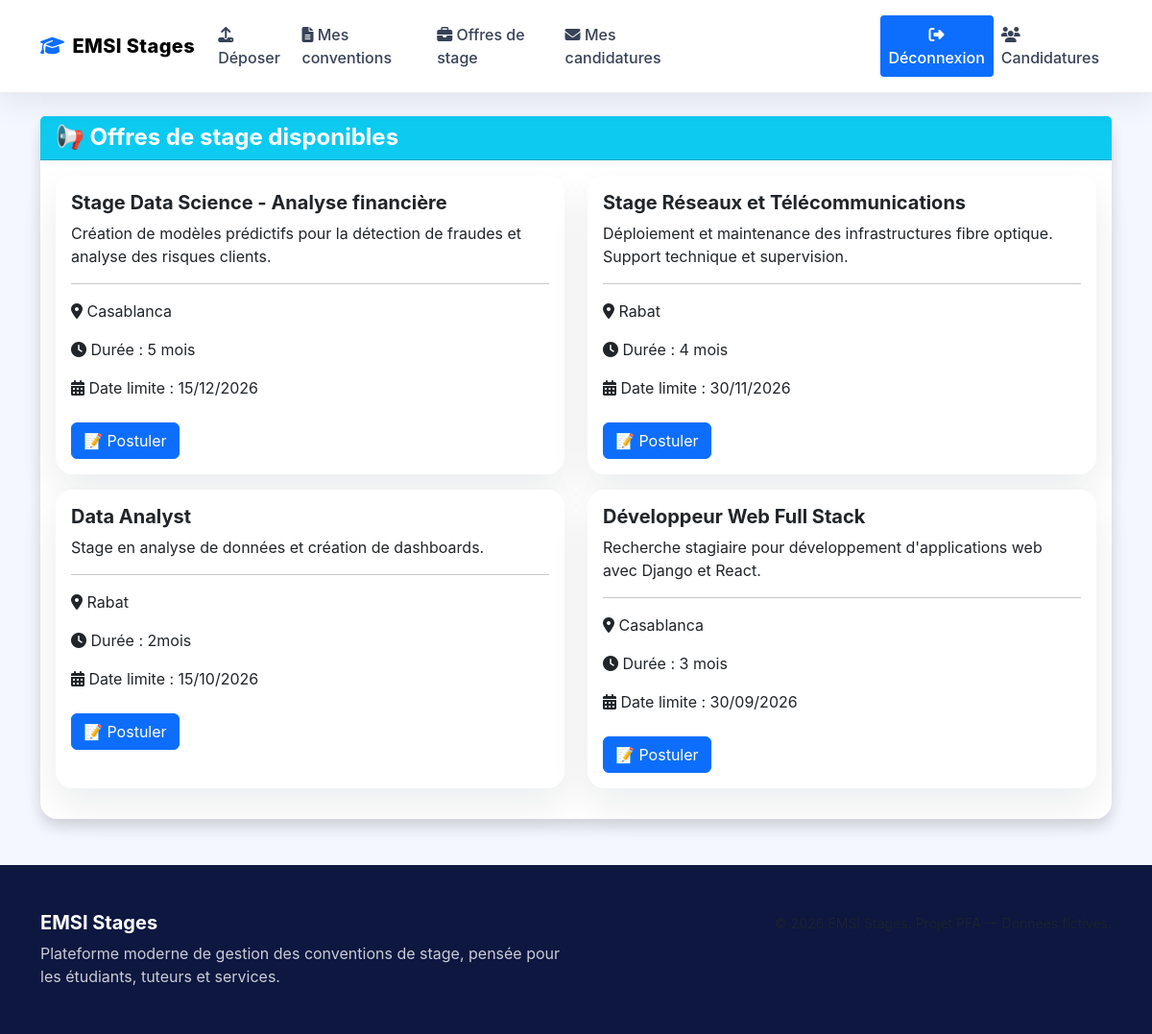
Screenshot of /offres/ (signed in) with the database file from the repository.
### stages/models.py (models this page shows, shortened)
class OffreStage(models.Model):
    entreprise = models.ForeignKey(Utilisateur, on_delete=models.CASCADE, related_name='offres')
    titre = models.CharField(max_length=200)
    description = models.TextField()
    lieu = models.CharField(max_length=200)
    duree = models.CharField(max_length=100)
    date_limite = models.DateField()
    active = models.BooleanField(default=True)
    date_creation = models.DateTimeField(auto_now_add=True)

### stages/views.py (the view)
# urls.py: path('offres/', views.consulter_offres, name='consulter_offres'),
@login_required
def consulter_offres(request):
    if request.user.role != 'etudiant':
        messages.error(request, 'Accès non autorisé')
        return redirect('dashboard')
    offres = OffreStage.objects.filter(active=True).order_by('-date_creation')
    return render(request, 'stages/consulter_offres.html', {'offres': offres})

### templates/stages/consulter_offres.html (shortened to what this page needs)
{% extends 'base.html' %}
{% block content %}
<div class="card shadow">
    <div class="card-header bg-info text-white">
        <h4 class="mb-0">📢 Offres de stage disponibles</h4>
    </div>
    <div class="card-body">
        {% if offres %}
        <div class="row">
            {% for offre in offres %}
            <div class="col-md-6 mb-3">
                <div class="card h-100">
                    <div class="card-body">
                        <h5 class="card-title">{{ offre.titre }}</h5>
                        <p class="card-text">{{ offre.description|truncatechars:150 }}</p>
                        <hr>
                        <p><i class="fas fa-map-marker-alt"></i> {{ offre.lieu }}</p>
                        <p><i class="fas fa-clock"></i> Durée : {{ offre.duree }}</p>
                        <p><i class="fas fa-calendar-alt"></i> Date limite : {{ offre.date_limite|date:"d/m/Y" }}</p>
                        <a href="{% url 'postuler_offre' offre.id %}" class="btn btn-primary mt-2">📝 Postuler</a>
                    </div>
                </div>
            </div>
            {% endfor %}
        </div>
        {% else %}
        <div class="alert alert-info text-center">
            📭 Aucune offre disponible.
        </div>
        {% endif %}
    </div>
</div>
{% endblock %}

### templates/base.html (shortened to what this page needs)
{% load static %}
<!DOCTYPE html>
<html lang="fr">
<head>
    <link href="https://cdn.jsdelivr.net/npm/bootstrap@5.3.0/dist/css/bootstrap.min.css" rel="stylesheet">
    <link rel="stylesheet" href="https://cdnjs.cloudflare.com/ajax/libs/font-awesome/6.4.0/css/all.min.css">
    <link rel="stylesheet" href="{% static 'css/site.css' %}">
</head>
<body class="bg-soft-light">
    <nav class="navbar navbar-expand-lg navbar-light sticky-top py-3">
        <div class="container">
            <a class="navbar-brand d-flex align-items-center gap-2" href="{% url 'dashboard' %}">
                <i class="fas fa-graduation-cap text-primary"></i>
                <span>EMSI Stages</span>
            </a>
            <div class="collapse navbar-collapse" id="navbarNav">
                <ul class="navbar-nav ms-auto align-items-center">
                    {% if user.is_authenticated %}
                        {% if user.role == 'etudiant' %}
                            <li class="nav-item">
                                <a class="nav-link" href="{% url 'depot_convention' %}">
                                    <i class="fas fa-upload"></i> Déposer
                                </a>
                            </li>
                            <li class="nav-item">
                                <a class="nav-link" href="{% url 'mes_conventions' %}">
                                    <i class="fas fa-file-alt"></i> Mes conventions
                                </a>
                            </li>
                            <li class="nav-item">
                                <a class="nav-link" href="{% url 'consulter_offres' %}">
                                    <i class="fas fa-briefcase"></i> Offres de stage
                                </a>
                            </li>
                            <li class="nav-item">
        <a class="nav-link" href="{% url 'mes_candidatures' %}">
            <i class="fas fa-envelope"></i> Mes candidatures
        </a>
    </li>
                        {% endif %}
                        <li class="nav-item">
                            <span class="nav-link text-white-50">|</span>
                        </li>
                        <li class="nav-item">
                            <span class="nav-link text-white">
                                <i class="fas fa-user"></i> {{ user.username }} ({{ user.get_role_display }})
                            </span>
                        </li>
                        <li class="nav-item">
                            <a class="nav-link btn btn-sm btn-primary text-white" href="{% url 'deconnexion' %}">
                                <i class="fas fa-sign-out-alt"></i> Déconnexion
                            </a>
                        </li>
                        <li class="nav-item">
                            <a class="nav-link" href="{% url 'gerer_candidatures' %}">
                                <i class="fas fa-users"></i> Candidatures
                            </a>
                        </li>
                    {% endif %}
                </ul>
            </div>
        </div>
    </nav>
    <div class="container mt-4">
        {% block content %}{% endblock %}
    </div>
    <footer class="py-5 mt-5">
        <div class="container">
            <div class="row gy-3">
                <div class="col-md-6">
                    <h5 class="text-white">EMSI Stages</h5>
                    <p class="text-white-75 mb-0">Plateforme moderne de gestion des conventions de stage, pensée pour les étudiants, tuteurs et services.</p>
                </div>
                <div class="col-md-6 text-md-end text-muted">
                    <small>© 2026 EMSI Stages. Projet PFA — Données fictives.</small>
                </div>
            </div>
        </div>
    </footer>
</body>
</html>

### static/css/site.css (style rules this page uses)
:root { color-scheme: light; --bg-page: #f4f7ff; --bg-surface: #ffffff; --text-default: #1f2937; --text-muted: #6b7280; --border: rgba(15, 23, 42, 0.08); --primary: #0d6efd; --primary-soft: rgba(13, 110, 253, 0.12); --success: #198754; --info: #0dcaf0; --warning: #ffc107; --shadow: 0 18px 40px rgba(15, 23, 42, 0.08); }
html { scroll-behavior: smooth; }
body { font-family: 'Inter', system-ui, -apple-system, BlinkMacSystemFont, 'Segoe UI', sans-serif; background: radial-gradient(circle at top left, rgba(13, 110, 253, 0.12), transparent 22%), radial-gradient(circle at bottom right, rgba(15, 23, 42, 0.04), transparent 18%), var(--bg-page); color: var(--text-default); min-height: 100vh; }
h1, h2, h3, h4, h5, h6 { font-weight: 700; }
.navbar { background: rgba(255, 255, 255, 0.96); backdrop-filter: blur(12px); border-bottom: 1px solid var(--border); box-shadow: 0 10px 28px rgba(15, 23, 42, 0.08); }
.navbar-brand { font-weight: 800; letter-spacing: 0.02em; }
.navbar-nav .nav-link { color: #384257; font-weight: 500; }
.btn-primary { background-color: var(--primary); border-color: var(--primary); }
.card, .feature-card, .stats-card, .step-card { border: none; border-radius: 1.1rem; box-shadow: var(--shadow); }
.card-header { border-radius: 1rem 1rem 0 0; }
footer { background: #0d1740; color: rgba(255, 255, 255, 0.78); }
.bg-soft-light { background: #f4f7ff; }

### rows the page displays
OffreStage: titre "Stage Data Science - Analyse financière", description "Création de modèles prédictifs pour la détection de fraudes et analyse des risques clients.", lieu "Casablanca", duree "5 mois", date_limite "15/12/2026"
OffreStage: titre "Stage Réseaux et Télécommunications", description "Déploiement et maintenance des infrastructures fibre optique. Support technique et supervision.", lieu "Rabat", duree "4 mois", date_limite "30/11/2026"
OffreStage: titre "Data Analyst", description "Stage en analyse de données et création de dashboards.", lieu "Rabat", duree "2mois", date_limite "15/10/2026"
OffreStage: titre "Développeur Web Full Stack", description "Recherche stagiaire pour développement d'applications web avec Django et React.", lieu "Casablanca", duree "3 mois", date_limite "30/09/2026"
